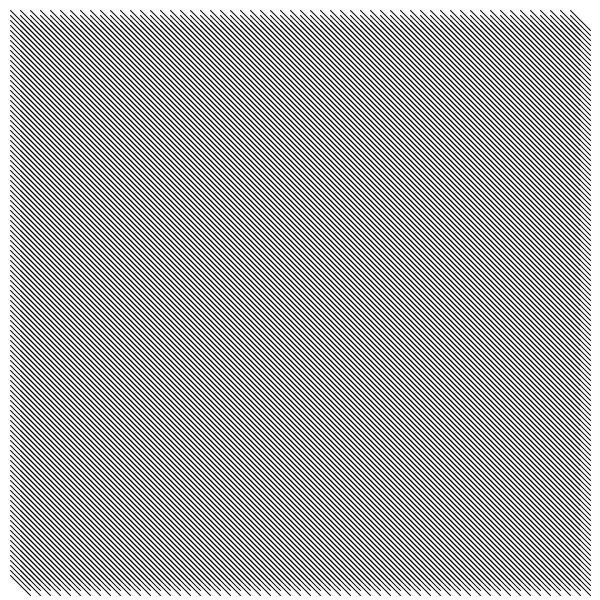
Frame 1 (no input)
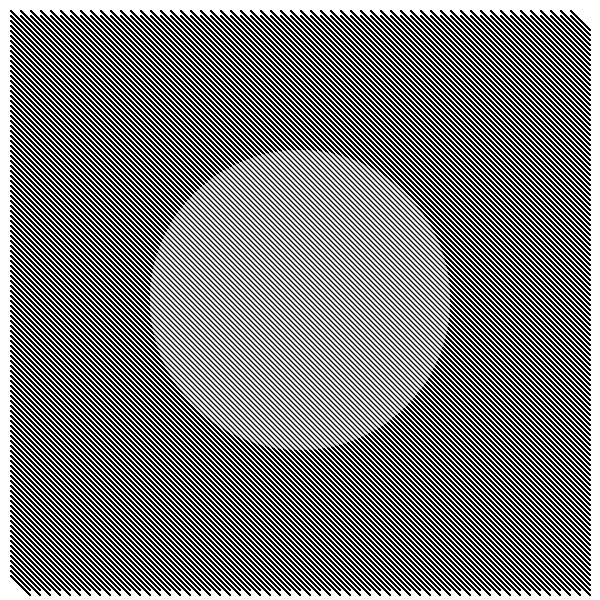
Frame 60 (the mouse pressed at the canvas centre just before this capture)
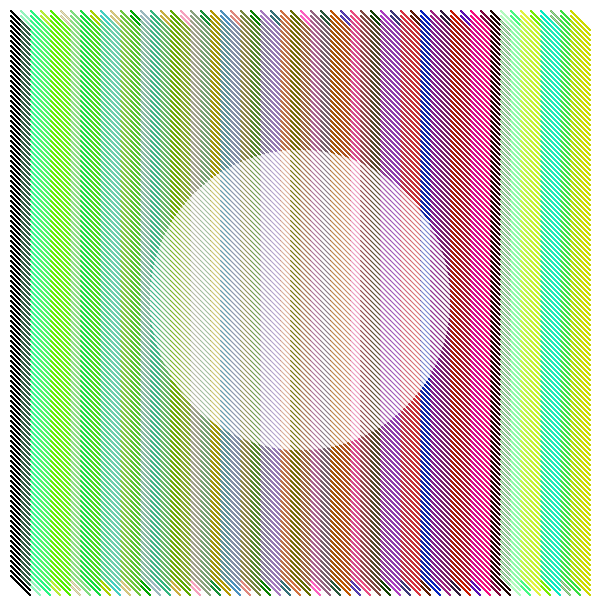
Frame 120 (the mouse held since frame 60 and released just before this capture)

The Processing sketch that drew these frames (run headless with seeded random() and noise(); from frame 60 on, the mouse is pressed at the canvas centre):

// Processing sketch: processing_112286
// ── processing_112286.pde



void setup() {
  size(600, 600);
  
  background(255);
}


void draw() {
  

  
  noStroke();
  ellipse(width/2, height/2, 300, 300);
  
  float fillVal = map(mouseX, 0, width,   0, 255);
  stroke(fillVal, 20, 165, 139);
  
  for (int i = 0; i < 570; i+=10) {  
    for (int j = 0; j < 570; j+=5) {
      stroke(i* #54E8CE * mouseX * mouseY);
  
      line(i + 10, j + 10, i + 30, j + 30);
      
    }
  }
}
